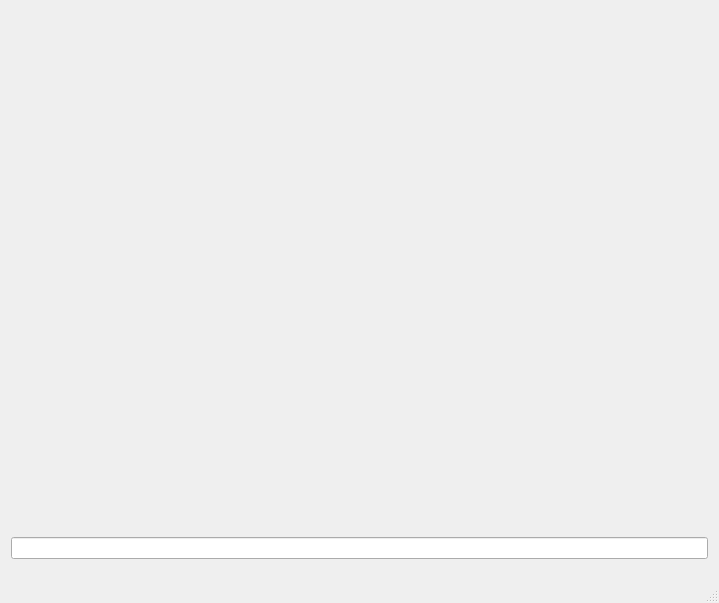
<?xml version="1.0" encoding="UTF-8"?>
<ui version="4.0">
 <class>MicroLLMClass</class>
 <widget class="QMainWindow" name="MicroLLMClass">
  <property name="geometry">
   <rect>
    <x>0</x>
    <y>0</y>
    <width>719</width>
    <height>603</height>
   </rect>
  </property>
  <property name="windowTitle">
   <string>MicroLLM</string>
  </property>
  <widget class="QWidget" name="centralWidget">
   <layout class="QVBoxLayout" name="verticalLayout">
    <item>
     <widget class="QScrollArea" name="scrollArea">
      <property name="styleSheet">
       <string notr="true">border: none</string>
      </property>
      <property name="widgetResizable">
       <bool>true</bool>
      </property>
      <widget class="QWidget" name="scrollAreaWidgetContents">
       <property name="geometry">
        <rect>
         <x>0</x>
         <y>0</y>
         <width>701</width>
         <height>523</height>
        </rect>
       </property>
       <property name="layoutDirection">
        <enum>Qt::LayoutDirection::LeftToRight</enum>
       </property>
       <property name="styleSheet">
        <string notr="true">border: none</string>
       </property>
       <layout class="QVBoxLayout" name="verticalLayout_2">
        <item>
         <layout class="QVBoxLayout" name="verticalLayoutForText"/>
        </item>
       </layout>
      </widget>
     </widget>
    </item>
    <item>
     <widget class="QLineEdit" name="userInput">
      <property name="sizePolicy">
       <sizepolicy hsizetype="Expanding" vsizetype="Fixed">
        <horstretch>0</horstretch>
        <verstretch>0</verstretch>
       </sizepolicy>
      </property>
      <property name="minimumSize">
       <size>
        <width>0</width>
        <height>0</height>
       </size>
      </property>
      <property name="maximumSize">
       <size>
        <width>700</width>
        <height>16777215</height>
       </size>
      </property>
      <property name="font">
       <font/>
      </property>
      <property name="tabletTracking">
       <bool>false</bool>
      </property>
      <property name="text">
       <string/>
      </property>
     </widget>
    </item>
   </layout>
  </widget>
  <widget class="QStatusBar" name="statusBar">
   <property name="font">
    <font>
     <family>Arial</family>
     <pointsize>18</pointsize>
    </font>
   </property>
  </widget>
 </widget>
 <layoutdefault spacing="6" margin="11"/>
 <resources>
  <include location="MicroLLM.qrc"/>
 </resources>
 <connections/>
</ui>
